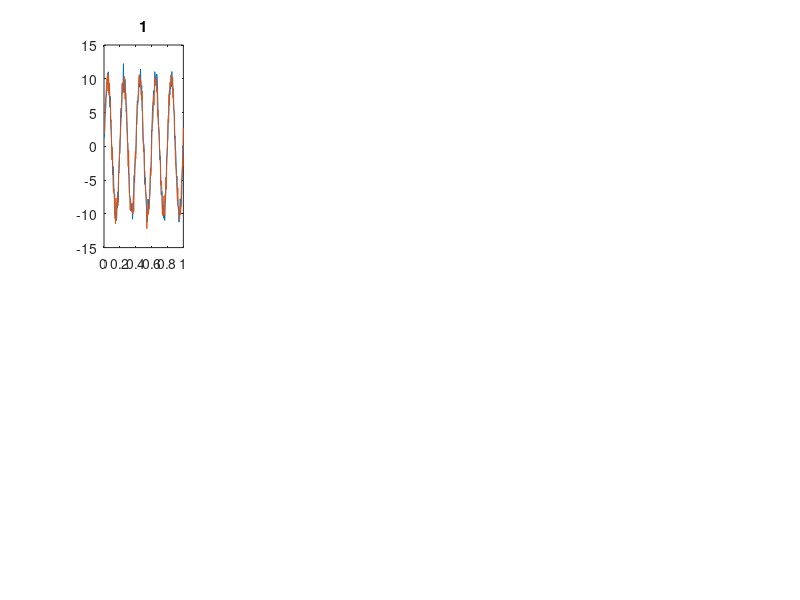

This chart was generated by the following MATLAB code: (Note: this script raises an error after producing the figure.)
% Test agreement  between two time-series

% Generate two time-series
fs      = 200; % Sampling frequency (samples per second) 
dt      = 1/fs; % seconds per sample 
StopTime = 1; % seconds 
t = (dt:dt:StopTime); % seconds 
Freq = 5; % Sine wave frequency (hertz) 

for aa = 1:10

x = sin(2*pi*Freq*t)*10+randn(1,length(t))*aa;
y = sin(2*pi*Freq*t)*10+randn(1,length(t))*aa;

figure(1);
subplot(2,5,aa); plot(t, x); hold on
subplot(2,5,aa); plot(t, y);
title(aa)

dat = [x; y];   % N observers vs M samples

%% Test with kriAplha function
tic
alpha1(aa) = kriAlpha(dat, 'interval')
toc
%% New method
% TO DO:
% * Option to specify resolution
N = 100;        % 100 = Default in linspace

%% Find joint probability function over time (
% Clean up this part. Naming is inconsitent and there are redundant parts.
kern_res = [dt*1, range(dat(:))/100];
      
% Get joint density function over time
gridx1 = linspace(min(dat(:)),max(dat(:)), N);   % Data axis. Evenly spaces mased on max/min of data
tdim = t;                                      % Time axis (copy from real data)
[x1,x2] = meshgrid(gridx1, tdim);
x1 = x1(:);
x2 = x2(:);
xi = [x2 x1];

tmp = dat';
yz = tmp(:);
xz = repmat(t, 1, size(dat,1));
Xz = [xz', yz];
[dO, xi1, kn] =  ksdensity(Xz,xi,'Bandwidth', kern_res, 'Function', 'pdf');

% Get probabilities
po = dO/sum(dO);
pO = reshape(po,length(tdim),length(gridx1))';
dO = reshape(dO,length(tdim),length(gridx1))';


% Get marginal
[dE, xi2] =  ksdensity(dat(:),gridx1,'Bandwidth', kern_res(2),'Function', 'pdf');

pE = dE/(sum(dE));
% pE = sum(pO,2);
dE2 = sum(dO,2);
pE2 = dE2/sum(dE2);
totals = sum(pO,1);

% Plot density
figure; 
subplot(1,20,1:3); plot(dE,xi2); axis tight; hold on
plot(dE2,xi2)
subplot(1,20,5:20); imagesc(tdim,gridx1,dO); colorbar
set(gca,'YDir','normal');
title(['Dens. aa=', num2str(aa)])

% Plot probability
figure; 
subplot(1,20,1:3); plot(pE,xi2); axis tight; hold on
plot(pE2,xi2)
subplot(1,20,5:20); imagesc(tdim,gridx1,pO); colorbar
set(gca,'YDir','normal');
title(['Prob. aa=', num2str(aa)])

n__ = sum(sum(dO));              %length(dat(:));
nu_ = sum(dO,1);                 %size(dat,1);

%% Calculate alpha
% Density approach
tic
allvals = unique(dat);

% nominator
for tt = 1:length(tdim)
    u = tdim(tt);
    
    for ii = 1:length(allvals)-1
        c = allvals(ii);
        kvals = allvals(ii+1:end);
        deltas = (kvals-c).^2;
    
        nuc = interp2(tdim, gridx1, dO, u, c, 'linear');
        nuk = interp2(tdim, gridx1, dO, u, kvals, 'linear');
        Znucnuk(ii) = sum(nuc*nuk.*deltas);
    end
    Zu(tt) = sum(Znucnuk./(nu_(tt)));
    Zu2(tt) = sum(Znucnuk);
end

% denominator
for ii = 1:length(allvals)-1
    c = allvals(ii);
    kvals = allvals(ii+1:end);
    deltas = (kvals-c).^2;
%     n_c = interp1(gridx1, dE2, c, 'linear');
%     n_k = interp1(gridx1, dE2, kvals, 'linear');

    n_c = interp1(gridx1, dE2, c, 'linear');
    n_k = interp1(gridx1, dE2, kvals, 'linear');

    Zncnk(ii) = sum(n_c*n_k.*deltas);
end

Do = sum(Zu);
Do2 = sum(Zu2);

De = sum(Zncnk) % / (n__-1);
De2 = sum(Zncnk) / (n__-1);


alphaD(aa) = 1 - (Do/De);
alphaD2(aa) = 1 - (Do2/De2);

dt = toc;
fprintf('Calculating Alphaprime took %.2f sec\n', dt)

%% Probability approach
tic
nu_ = sum(pO,1);
allvals = unique(dat);
for tt = 1:length(tdim)
    u = tdim(tt);
    
    for ii = 1:length(allvals)-1
        c = allvals(ii);
        kvals = allvals(ii+1:end);
        deltas = (kvals-c).^2;
    
        % nominator
        nuc = interp2(tdim, gridx1, pO, u, c, 'linear');
        nuk = interp2(tdim, gridx1, pO, u, kvals, 'linear');
        Znucnuk(ii) = sum(nuc*nuk.*deltas);

        % denominator
        n_c = interp1(gridx1, pE2, c, 'linear');
        n_k = interp1(gridx1, pE2, kvals, 'linear');
        Zncnk(ii) = sum(n_c*n_k.*deltas);
        
    end
    Zu(tt) = sum(Znucnuk);
end

for tt = 1:length(tdim)
    Zu(tt) = sum(Znucnuk./(nu_(tt)));
end
    
    
Do = sum(Zu);
De = sum(Zncnk);

alphaP(aa) = 1 - (Do/De);

% timer
dt = toc;
fprintf('Calculating Alphaprime took %.2f sec\n', dt)

% end

%% hist3 approach (absolute values)
% tic
allvals = unique(dat);
tdim = 1:size(dat,2);

res = length(allvals); % data resolution

X = dat(:);
Y = repmat(1:size(dat,2),size(dat,1),1);
Y = Y(:);

XY = [X, Y];    %Data vale, time bin

% ll = linspace(min(dat(:)), max(dat(:)), res);
ll = allvals;
dO2 = hist3(XY, {ll, 1:size(dat,2)});

dE2 = sum(dO2,2);
totals2 = sum(dO2,1);

% figure;
% subplot(1,20,1:3); plot(dE2,ll); axis tight; hold on
% % plot(pgsum,xi2)
% subplot(1,20,5:20); imagesc(1:size(dat,2),ll,dO2); colorbar
% set(gca,'YDir','normal')

% P_vals = interp1(grid1, dE, allVals, 'spline');

%
n__ = sum(sum(dO2));              %length(dat(:));
nu_ = sum(dO2,1);                 %size(dat,1);

for tt = 1:length(tdim)
%     u = gridx2(tt);
    
    for ii = 1:length(allvals)-1
        c = allvals(ii);
        kvals = allvals(ii+1:end);
        deltas = (kvals-c).^2;
    
        % nominator
        nuc = dO2(ii,tt);
        nuk = dO2(ii+1:end, tt);
        Znucnuk(ii) = sum(nuc*nuk.*deltas);

        % denominator
        n_c = dE2(ii);
        n_k = dE2(ii+1:end);
        Zncnk(ii) = sum(n_c*n_k.*deltas);
        
    end
    Zu(tt) = sum(Znucnuk./(nu_(tt)-1));
end
toc

Do = sum(Zu);
De = sum(Zncnk) / (n__-1);

alphaH(aa) = 1 - (Do/De);

end


disp('done')


% %%
% figure;
% subplot(1,3,1); scatter(alpha1,alphaP)
% subplot(1,3,2); scatter(alpha1,alphaX2)
% subplot(1,3,3);scatter(alphaP,alphaX2)



%END       